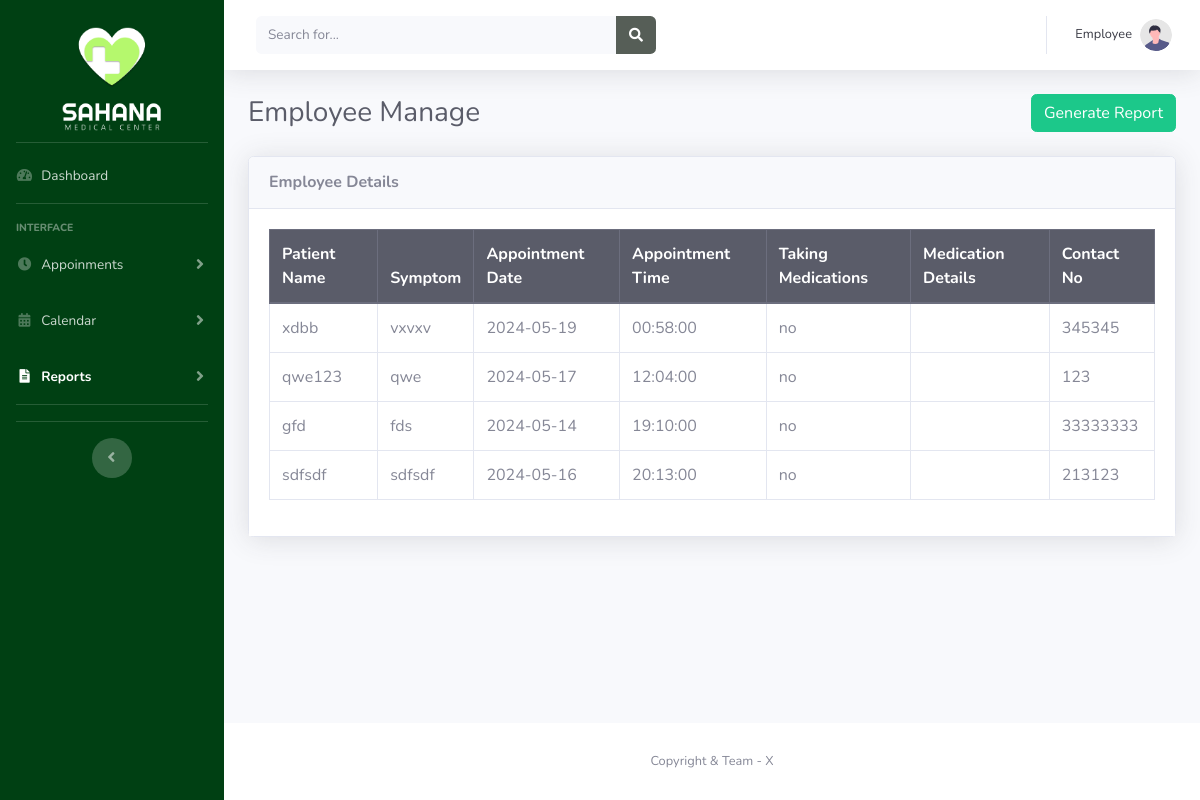
Page /Admin/employee/emp_userdetailsReport.php (signed in) on the committed database.
### tables this page shows
CREATE TABLE IF NOT EXISTS `appointment` (
  `appointment_id` int NOT NULL AUTO_INCREMENT,
  `user_id` int NOT NULL,
  `patient_name` varchar(255) NOT NULL,
  `symptom` varchar(255) NOT NULL,
  `appointment_date` date NOT NULL,
  `appointment_time` time NOT NULL,
  `taking_medications` enum('yes','no') NOT NULL,
  `medication_details` text,
  `contact_no` varchar(20) NOT NULL,
  `created_at` timestamp NOT NULL DEFAULT CURRENT_TIMESTAMP,
  `isActive` int NOT NULL,
  PRIMARY KEY (`appointment_id`),
  KEY `user_id` (`user_id`)
);

### Admin/employee/emp_userdetailsReport.php (the view, shortened to what this page needs)
<?php
include '../../Model/connection.php';
$sql = "SELECT * FROM appointment";
$result = $conn->query($sql);
$appointments = [];
if ($result->num_rows > 0) {
    while ($row = $result->fetch_assoc()) {
        $appointments[] = $row;
    }
}
?>
<!DOCTYPE html>
<html lang="en">
<head>
     <link href="./assets/fontawesome-free/css/all.min.css" rel="stylesheet" type="text/css">
     <link href="./css/sb-admin-2.min.css" rel="stylesheet">
</head>
<body id="page-top">
     <div id="wrapper">
        <?php include 'emp_reportHeader.php'; ?>
         <div id="content-wrapper" class="d-flex flex-column">
             <div id="content">
             <nav class="navbar navbar-expand navbar-light bg-white topbar mb-4 static-top shadow">
                    <form class="d-none d-sm-inline-block form-inline mr-auto ml-md-3 my-2 my-md-0 mw-100 navbar-search">
                        <div class="input-group">
                            <input type="text" class="form-control bg-light border-0 small" placeholder="Search for..." aria-label="Search" aria-describedby="basic-addon2">
                            <div class="input-group-append">
                                <button class="btn" style="background-color: #565E57;" type="button" onclick="searchByName()">
                                    <i class="fas fa-search fa-sm" style="color:white;"></i>
                                </button>
                            </div>
                        </div>
                    </form>
                    <ul class="navbar-nav ml-auto">
                        <li class="nav-item dropdown no-arrow">
                            <a class="nav-link dropdown-toggle" href="#" id="userDropdown" role="button" data-toggle="dropdown" aria-haspopup="true" aria-expanded="false">
                                <span class="mr-2 d-none d-lg-inline text-gray-900 small">Employee</span>
                                <img class="img-profile rounded-circle" src="img/undraw_profile.svg">
                            </a>
                        </li>
                    </ul>
                </nav>
                <div class="container-fluid">
                    <div class="d-sm-flex align-items-center justify-content-between mb-4">
                        <h1 class="h3 mb-0 text-gray-800">Employee Manage</h1>
                        <a href="#" class="btn btn-success float-end" onclick="generatePDF(); return false;">Generate Report</a>
                    </div>
                    <div class="row">
                        <div class="col-md-12 col-lg-12">
                            <div class="card shadow">
                                <div class="card-header py-3 d-flex flex-row align-items-center justify-content-between">
                                    <h6 class="m-0 font-weight-bold text-truncate">Employee Details</h6>
                                </div>
                                <div class="card-body" style="background-color: #ffffff;">
                                    <div class="">
                                        <div class="table-responsive">
                            <table class="table table-bordered">
                                <thead class="thead-dark">
                                    <tr>
                                        <th>Patient Name</th>
                                        <th>Symptom</th>
                                        <th>Appointment Date</th>
                                        <th>Appointment Time</th>
                                        <th>Taking Medications</th>
                                        <th>Medication Details</th>
                                        <th>Contact No</th>
                                    </tr>
                                </thead>
                                <tbody>
                                    <?php foreach ($appointments as $appointment): ?>
                                    <tr>
                                        <td><?= htmlspecialchars($appointment['patient_name']) ?></td>
                                        <td><?= htmlspecialchars($appointment['symptom']) ?></td>
                                        <td><?= htmlspecialchars($appointment['appointment_date']) ?></td>
                                        <td><?= htmlspecialchars($appointment['appointment_time']) ?></td>
                                        <td><?= htmlspecialchars($appointment['taking_medications']) ?></td>
                                        <td><?= htmlspecialchars($appointment['medication_details']) ?></td>
                                        <td><?= htmlspecialchars($appointment['contact_no']) ?></td>
                                    </tr>
                                    <?php endforeach; ?>
                                </tbody>
                            </table>
                                        </div>
                                    </div>
                                </div>
                            </div>
                        </div>
                    </div>
                </div>
            </div>
             <footer class="sticky-footer bg-white">
                <div class="container my-auto">
                    <div class="text-center my-auto copyright">
                        <span>Copyright &amp; Team - X</span>
                    </div>
                </div>
            </footer>
         </div>
     </div>
</body>
</html>

### rows in the picture
appointment: patient_name "xdbb", symptom "vxvxv", appointment_date "2024-05-19", appointment_time "00:58:00", taking_medications "no", contact_no "345345"
appointment: patient_name "qwe123", symptom "qwe", appointment_date "2024-05-17", appointment_time "12:04:00", taking_medications "no", contact_no "123"
appointment: patient_name "gfd", symptom "fds", appointment_date "2024-05-14", appointment_time "19:10:00", taking_medications "no", contact_no "33333333"
appointment: patient_name "sdfsdf", symptom "sdfsdf", appointment_date "2024-05-16", appointment_time "20:13:00", taking_medications "no", contact_no "213123"
